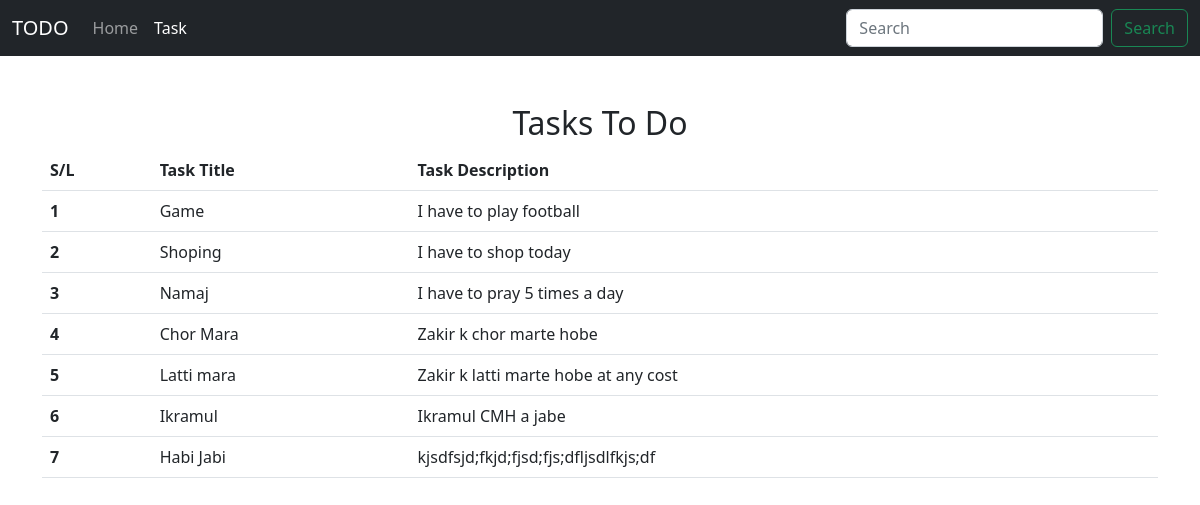
/tasks/, run on the app's committed database.
### home/models.py (models this page shows, shortened)
class Task(models.Model):
    taskTitle = models.CharField(max_length=30)
    taskDesc = models.TextField()
    time = models.DateTimeField(auto_now_add=True)

### home/views.py (the view)
# urls.py: path('tasks/', views.tasks, name='tasks')
def tasks(request):
    alltasks = Task.objects.all()
    context = {'Tasks': alltasks}
    return render(request, 'tasks.html', context)

### templates/tasks.html (shortened to what this page needs)
<!doctype html>
<html lang="en">
  <head>
    <link href="https://cdn.jsdelivr.net/npm/bootstrap@5.2.2/dist/css/bootstrap.min.css" rel="stylesheet">
  </head>
  <body>
    <nav class="navbar navbar-expand-lg navbar-dark bg-dark">
        <div class="container-fluid">
          <a class="navbar-brand" href="/">TODO</a>
          <div class="collapse navbar-collapse" id="navbarSupportedContent">
            <ul class="navbar-nav me-auto mb-2 mb-lg-0">
              <li class="nav-item">
                <a class="nav-link" aria-current="page" href="/">Home</a>
              </li>
              <li class="nav-item">
                <a class="nav-link active" href="/tasks">Task</a>
              </li>
            </ul>
            <form class="d-flex" role="search">
              <input class="form-control me-2" type="search" placeholder="Search" aria-label="Search">
              <button class="btn btn-outline-success" type="submit">Search</button>
            </form>
          </div>
        </div>
    </nav>
    <div class="container my-5">
        <h2 class="text-center">Tasks To Do</h2>
        <table class="table">
            <thead>
              <tr>
                <th scope="col">S/L</th>
                <th scope="col">Task Title</th>
                <th scope="col">Task Description</th>
              </tr>
            </thead>
            <tbody>
              {% for task in Tasks %}
              <tr>
                <th scope="row">{{forloop.counter}}</th>
                <td>{{ task.taskTitle }}</td>
                <td>{{task.taskDesc}}</td>
              </tr>
              {% endfor %}
            </tbody>
          </table>
    </div>
  </body>
</html>

### data on the page
Task: taskTitle "Game", taskDesc "I have to play football"
Task: taskTitle "Shoping", taskDesc "I have to shop today"
Task: taskTitle "Namaj", taskDesc "I have to pray 5 times a day"
Task: taskTitle "Chor Mara", taskDesc "Zakir k chor marte hobe"
Task: taskTitle "Latti mara", taskDesc "Zakir k latti marte hobe at any cost"
Task: taskTitle "Ikramul", taskDesc "Ikramul CMH a jabe"
Task: taskTitle "Habi Jabi", taskDesc "kjsdfsjd;fkjd;fjsd;fjs;dfljsdlfkjs;df"
